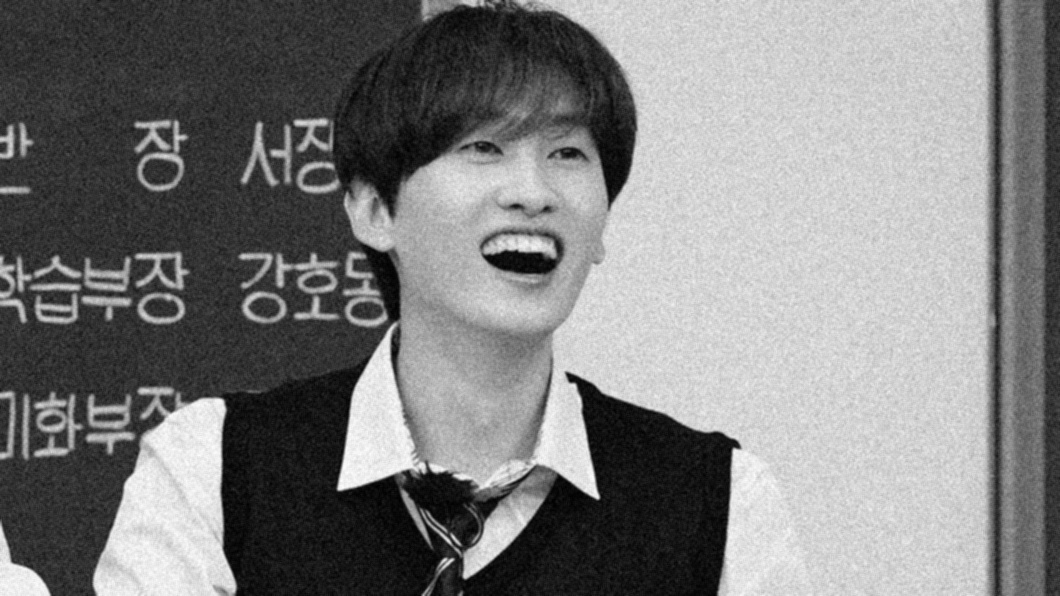
#> input picture 圖像處理/average_3x3.jpg, 1060 x 596 px, given in place of myBaby.jpg, which was not available
$ jupyter execute image_train_day2_1.ipynb
#> lines starting #> are read from the running program, lines starting #| are printed output that depends on the picture; pictures that were not available may be replaced by others from this repository, and a replacement may not be noted
[cell 1]
import cv2
imga = cv2.imread('myBaby.jpg')
#> imga is the input picture: shape (596, 1060, 3); min 0, max 255, mean 126.2
imgb = cv2.imread('myBabysBaby.jpg')
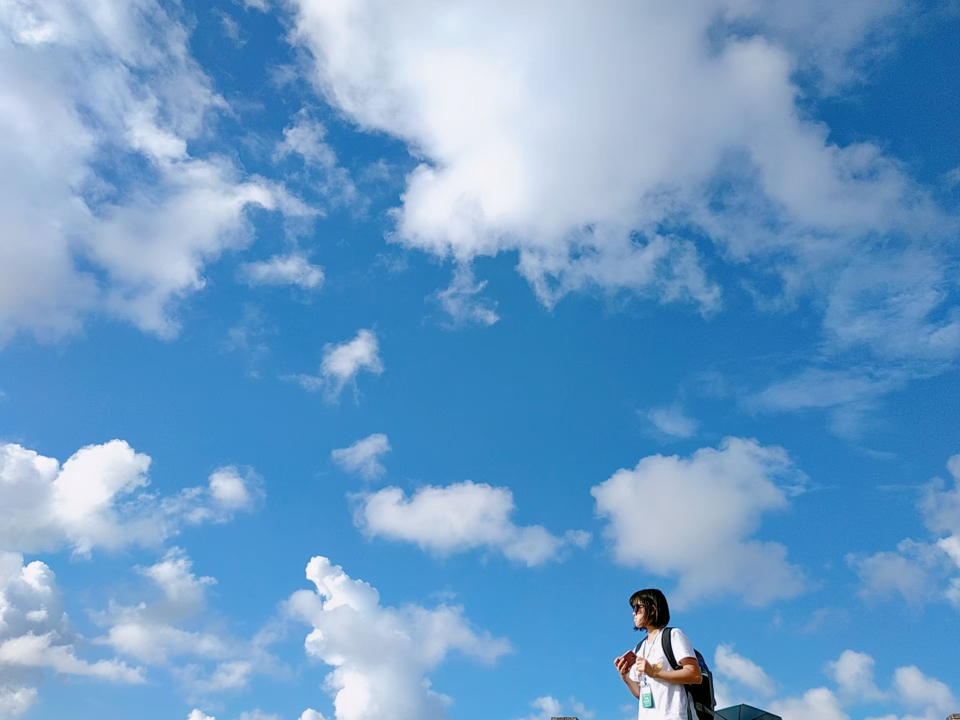
#> input picture 圖像處理/myBabysBaby.jpg, 1920 x 1440 px (shown at 1/2 size)
#> imgb is the input picture: shape (1440, 1920, 3); mean B, G, R 201.3, 157.3, 108.6

h,w, _= imga.shape
#> h = 596; w = 1060
print(h,w)
#| 596 1060
imgc = cv2.resize(imgb,(w,h),interpolation=cv2.INTER_AREA)
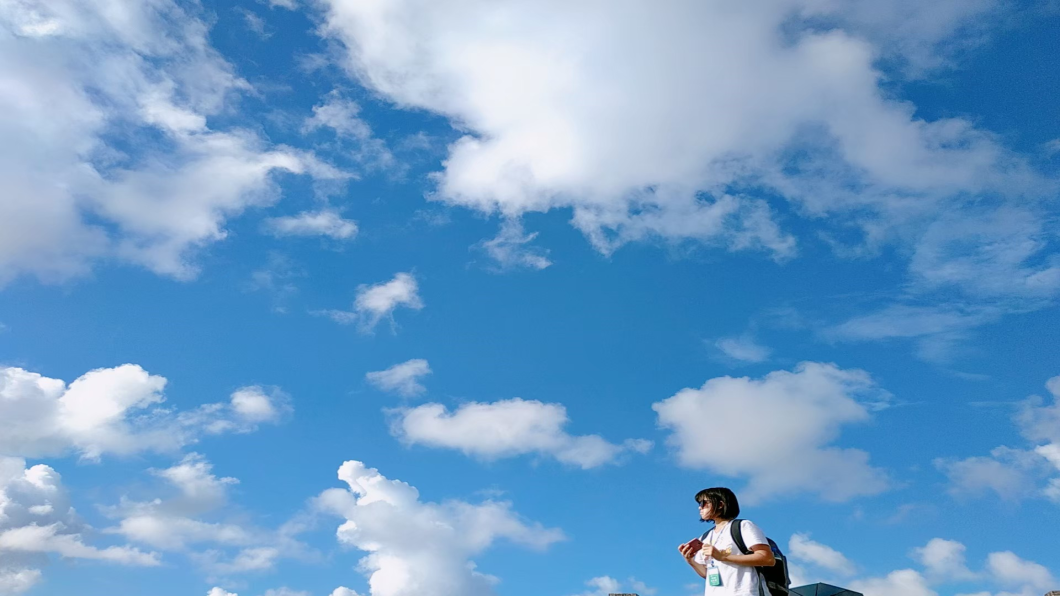
#> imgc: shape (596, 1060, 3); mean B, G, R 201.3, 157.3, 108.6

imgd = cv2.addWeighted(imga,0.6,imgc,0.4,0)
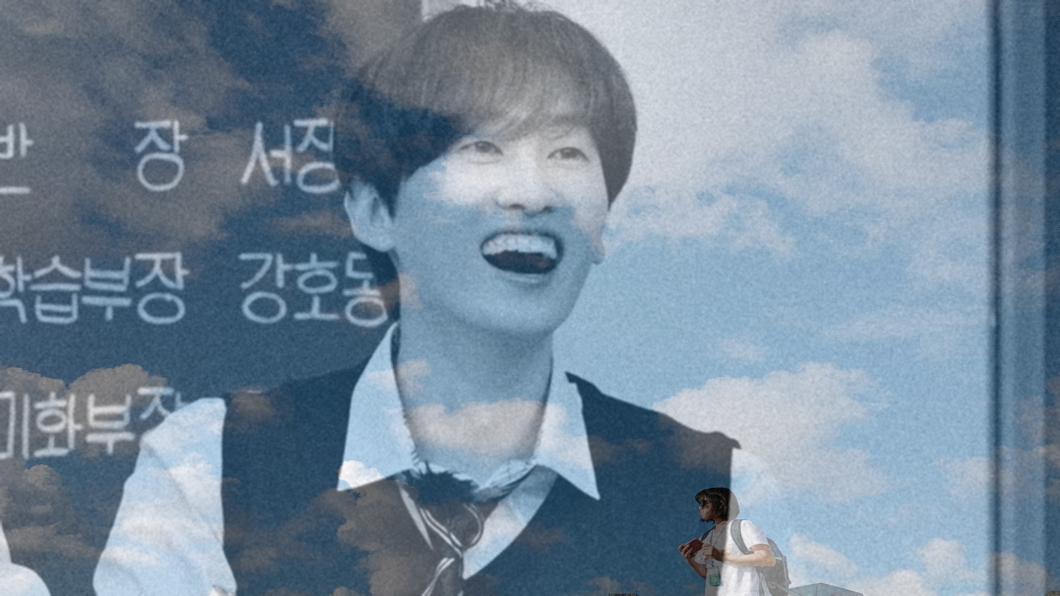
#> imgd: shape (596, 1060, 3); mean B, G, R 156.2, 138.6, 119.1

cv2.imshow('imaga',imga)
cv2.imshow('imagb',imgc)
cv2.imshow('imagc',imgd)
cv2.imwrite('myBabyAndMe.jpg',imgd)
cv2.waitKey(0)
